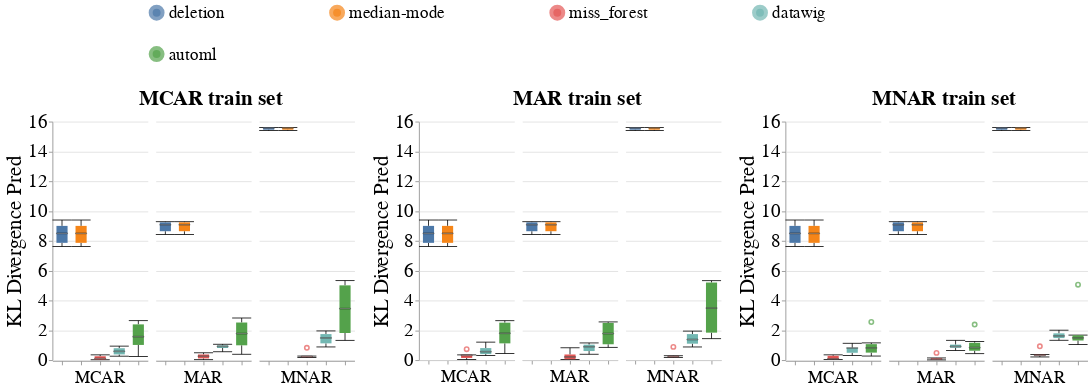

Notebook code cell kept with this figure:
### Code cell
# Categorical
create_box_plots_for_diff_imputers(dataset_name=DATASET_NAME,
                                   column_name='MAR',
                                   metric_name='kl_divergence_pred',
                                   db_client=db_client,
                                   without_dummy=True)
